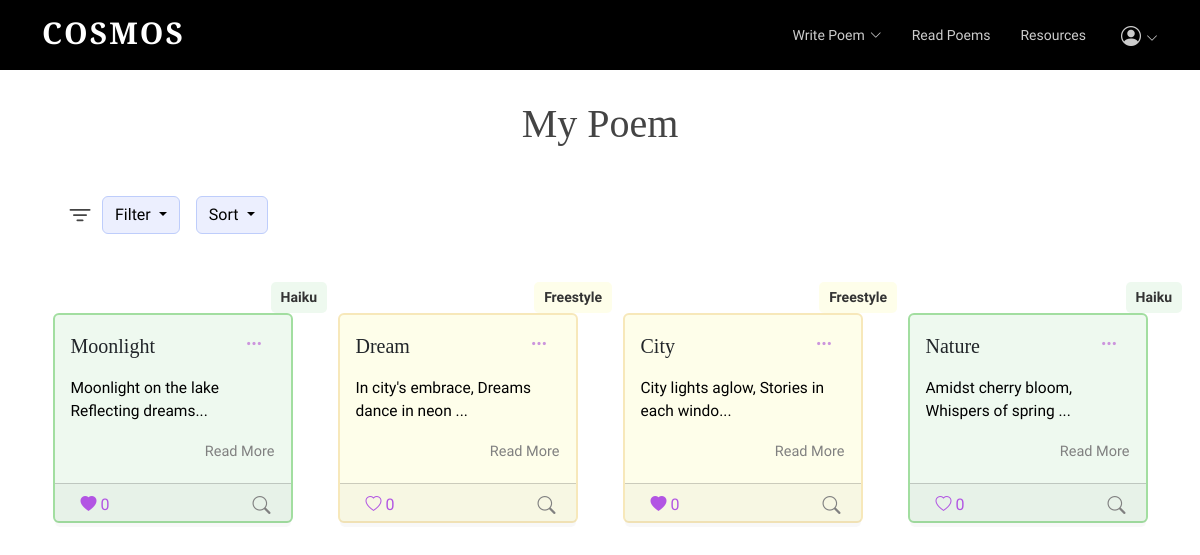
Page /mypage (signed in) on the committed database.
### tables this page shows
CREATE TABLE "Poem" (
	"username"	TEXT,
	"content"	TEXT,
	"date"	TEXT,
	"title"	TEXT,
	"type"	TEXT
, "id"	INTEGER, "numLikes"	INTEGER, "sentiment"	INTEGER, "iamb"	INTEGER);

### app.py (the view)
@app.route('/mypage', methods=['GET']) # / => main homepage; decorator
def mypage(): #index func calls render_template, showing login.html on website
	isLogin = False
	if request.method == "POST":
		pass
	else:
		conn = sqlite3.connect('static/database.db')
		cursor = conn.cursor()
		query = """
			SELECT P.username, P.content, P.date, P.title, P.type,P.id, P.numLikes, P.iamb,
				   COALESCE(L.liked, 0) AS liked
			FROM Poem P
			LEFT JOIN Likes L ON P.id = L.poem_id AND L.username = ?
		"""
		cursor.execute(query, (session.get("username"),))
		rows = cursor.fetchall()
		usernames = []  # ["scott", "alice"]
		contents = []  # ["poem...", "poem2..."]
		dates = []  # ["2023-12-12", "2022-10-10"]
		titles = []
		types = []
		likes = []
		ids = []
		num_likes = []
		iambs = []
		for row in rows:
			usernames.append(row[0])
			contents.append(row[1])
			dates.append(row[2])
			titles.append(row[3])
			if row[4] == "free":
				types.append("Freestyle")
			else:
				types.append(row[4].title())
			likes.append(row[6])
			iambs.append(row[7])
			ids.append(row[5])
			num_likes.append(row[8])
		print("ABCCCCC",iambs)
		if "username" not in session:
			isLogin = False
			return redirect(url_for('login'))
		else:
			isLogin = True
		return render_template('mypage.html',ids=ids, usernames=usernames, contents=contents,
							   dates=dates, titles=titles, types=types, liked_status=likes, iambs=iambs,
							   num_poems=len(usernames), isLogin=isLogin, username = session["username"],num_likes=num_likes)

### templates/mypage.html (shortened to what this page needs)
<!DOCTYPE html>
<html lang="en">
  <head>
    <link href="../static/vendor/aos/aos.css" rel="stylesheet">
    <link href="../static/vendor/bootstrap/css/bootstrap.min.css" rel="stylesheet">
    <link href="../static/vendor/bootstrap-icons/bootstrap-icons.css" rel="stylesheet">
    <link href="../static/vendor/boxicons/css/boxicons.min.css" rel="stylesheet">
    <link href="../static/vendor/glightbox/css/glightbox.min.css" rel="stylesheet">
    <link href="../static/vendor/swiper/swiper-bundle.min.css" rel="stylesheet">
    <link href="../static/css/style.css" rel="stylesheet">
  </head>
  <body>
 <header id="header" class="fixed-top d-flex align-items-center">
    <div class="container d-flex justify-content-between">
      <div class="logo">
        <h1><a href="{{url_for('index')}}">Cosmos</a></h1>
      </div>
      <nav id="navbar" class="navbar">
        <ul>
          <li class="dropdown"><a href="{{url_for('bwrite')}}"><span>Write Poem</span> <i class="bi bi-chevron-down"></i></a>
          </li>
          <li><a class="nav-link scrollto" href="{{url_for('board')}}">Read Poems</a></li>
          <li><a class="nav-link scrollto" href="{{url_for('tube')}}">Resources</a></li>
          {% if isLogin %}
            <li class="dropdown myppp">
              <a  class="color-white"><span><i class="bi bi-person-circle large-icon"></i></span> <i class="bi bi-chevron-down"></i></a>
            </li>
          {% else %}
            <li><a class="nav-link scrollto" href="{{url_for('login')}}">Login</a></li>
          {% endif %}
        </ul>
      </nav>
    </div>
  </header>
      <main>
        <div class="container stat-mt">
          <h1 class="mb-5 text-center">My Poem</h1>
  <div class="d-flex">
      <i class="bi bi-filter ms-5 ms-md-4 me-2 bigbigicon"></i>
<div class="dropdown me-3">
  <button class="btn btn-secondary dropdown-toggle" type="button" id="filterMenuButton" data-bs-toggle="dropdown" aria-expanded="false">
    Filter
  </button>
</div>
<div class="dropdown">
  <button class="btn btn-secondary dropdown-toggle" type="button" id="sortMenuButton" data-bs-toggle="dropdown" aria-expanded="false">
    Sort
  </button>
</div>
  </div>
          <div class="row poem-container">
              {% set counter = 0 %}
 {% for i in range(num_poems) %}
          {% if username == usernames[i] %}
              {% set counter = counter + 1 %}
         {% if counter < 4 %}
         <div class="col-md-6 col-lg-3 poem-item filter-{{types[i]}} mt-3 mt-md-4" data-title="{{titles[i]}}" data-date="{{dates[i][0:10]}}" data-type="{{types[i]}}"data-poem-id="{{ ids[i] }}"data-likes ="{{ num_likes[i] }}">
         <div class="poem-tags text-end me-3">
            {% if types[i] == "Acrostic" %}
            <span class="taga">{{types[i]}}</span>
            {% elif types[i] == "Freestyle" %}
            <span class="tagf">{{types[i]}}</span>
            {% elif types[i] == "Sonnet" %}
            <span class="tags">{{types[i]}}</span>
            {% else %}
            <span class="tagh">{{types[i]}}</span>
            {% endif %}
         </div>
            {% endif %}
            {% if types[i] == "Acrostic" %}
            <div class="card poem-card mx-auto poem-card-h" style="width: 18rem;">
               {% elif types[i] == "Freestyle" %}
               <div class="card poem-card mx-auto poem-card-f" style="width: 18rem;">
                  {% elif types[i] == "Sonnet" %}
                  <div class="card poem-card mx-auto poem-card-s" style="width: 18rem;">
                     {% else %}
                     <div class="card poem-card mx-auto" style="width: 18rem;">
                        {% endif %}
                        <div class="card-body">
                           <div class="d-flex justify-content-between align-items-center mb-2">
                              {% if titles[i]|length < 11 %}
                              {% if iambs[i] == 1 %}
                              <h5 class="card-title"><span class="title">{{titles[i]}} (I)- </span> </h5>
                              {% else %}
                              <h5 class="card-title"><span class="title">{{titles[i]}} </span> </h5>
                              {% endif %}
                              {% else %}
                              {% if iambs[i] == 1 %}
                              <h5 class="card-title"><span class="title">{{titles[i][0:11]}} (I)... </span>  </h5>
                              {% else %}
                              <h5 class="card-title"><span class="title">{{titles[i][0:11]}}... </span>  </h5>
                              {% endif %}
                              {% endif %}
<div class="btn-group">
    <button type="button" class="btn btn-outline-primary dropdown-toggle border-0 bg-transparent custom-size" data-bs-toggle="dropdown" aria-expanded="false">
<i class="bi bi-three-dots icon-nudge-up"></i>
    </button>
</div>
                           </div>
                           {% if contents[i][:45]|length < 25 %}
                           <p class="card-text mytext">{{contents[i][0:40]}} ...</p>
                           <br>
                           {% else %}
                           <p class="card-text mytext">{{contents[i][0:40]}}...</p>
                           {% endif %}
                           <div class="text-end">
                              <a class="card-link text-right" data-bs-toggle="modal" data-bs-target="#poemModal" data-poem-id="{{ ids[i] }}" data-title="{{titles[i]}}" data-type="{{types[i]}}" data-username="{{usernames[i]}}" data-date="{{dates[i][0:10]}}" data-content="{{contents[i]}}">
                              Read More
                              </a>
                           </div>
                        </div>
                        <div class="card-footer d-flex justify-content-between mt-1 mb-5">
                            <div class="like-button-container ms-1">
                                {% if liked_status[i] == 1 %}
                                <button class="like-button btn-like" data-poem-id="{{ ids[i] }}" data-username="{{ usernames[i] }}" data-liked="{{ liked_status[i] }}" data-likes ="{{ num_likes[i] }}">
                                    <i class="bi bi-heart-fill"></i>
                                    <span class="like-count">{{ num_likes[i] }}</span>
                                </button>
                                {% else %}
                                <button class="like-button" data-poem-id="{{ ids[i] }}" data-username="{{ usernames[i] }}" data-liked="{{ liked_status[i] }}" data-likes ="{{ num_likes[i] }}">
                                    <i class="bi bi-heart"></i>
                                    <span class="like-count">{{ num_likes[i] }}</span>
                                </button>
                                {% endif %}
                            </div>
                           <a class="smb2 me-1"data-bs-html="true" data-bs-toggle="tooltip" data-bs-placement="top" title="Author: {{usernames[i]}} <br> Date: {{dates[i][0:10]}}">
                                <i class="bi bi-search"></i>
                            </a>
                        </div>
                     </div>
                  </div>
                   {% endif %}
                  {% endfor %}
                  </div>
        </div>
</main>
  </body>
</html>

### static/css/style.css (style rules this page uses)
html, body { font-family: 'Nanum Myeongjo', serif !important; }
.large-icon { font-size: 20px !important; }
body { color: #444444; }
a { color: #1bac91; text-decoration: none; }
h1, h2, h3, h4, h5, h6 { font-family: 'Cormorant Garamond', serif; }
#header { height: 70px; transition: all 0.5s; z-index: 997; background: #000; }
#header .logo h1 { font-size: 30px; margin: 0; margin-top: 3px; padding: 6px 0; line-height: 1; font-weight: 700; letter-spacing: 2px; text-transform: uppercase; }
#header .logo h1 a, #header .logo h1 a:hover { color: #fff; text-decoration: none; }
.navbar { padding: 0; }
.navbar ul { margin: 0; padding: 0; display: flex; list-style: none; align-items: center; }
.navbar li { position: relative; }
.navbar>ul>li+li { margin-left: 30px; }
.navbar a, .navbar a:focus { display: flex; align-items: center; justify-content: space-between; padding: 12px 0; font-size: 14px; font-family: "Raleway", sans-serif; color: rgba(255, 255, 255, 0.8); white-space: nowrap; transition: 0.3s; position: relative; }
.navbar a i, .navbar a:focus i { font-size: 12px; line-height: 0; margin-left: 5px; }
.navbar>ul>li>a:before { content: ""; position: absolute; width: 100%; height: 2px; bottom: 3px; left: 0; background-color: #A2AFF6; visibility: hidden; width: 0px; transition: all 0.3s ease-in-out 0s; }
.btn-outline-primary.dropdown-toggle::after { display: none; }
.icon-nudge-up { position: relative; top: -5px; }
.custom-size { font-size: 17px; }
body p { color: black; font-family: 'Nanum Myeongjo', serif; }
body a { color: gray; }
body { margin: 0; }
.btn-outline-primary { color: #CC95DD !important; }
.smb2 { font-size:18px; }
.myppp { margin-top:5px; }
.bigbigicon { font-size: 28px !important; }
.btn-secondary { background-color:#ECEFFE !important; border: 1px solid #BECDFB !important; color: black !important; }
.card-link { cursor:pointer; font-size: 14.5px; }
.like-button { font-size:16px; }
.like-button { background-color: transparent !important; color:#B255E3 !important; border: none !important; }
.poem-card { height: 210px; background-color:rgba(198, 235, 202, 0.3); border: 2px solid #A2DEA0; transition: transform 0.3s ease-in-out; }
.poem-card-f { background-color: rgba(252, 252, 202, 0.4) !important; border: 2px solid #F7E8BA !important; }
.stat-mt { margin-top: 100px; }
.mytext { font-size:15.5px !important; }
@media (min-width: 990px) and (max-width: 1200px) { .poem-card { width: 15rem !important; } }
.poem-tags { margin-top: 10px; }
.tagf { display: inline-block; background-color: rgba(252, 252, 202, 0.4) !important; border-radius: 5px; padding: 5px 10px; margin-right: -8 px; font-weight: 700; margin-top: 10px; font-size: 14px; color: #333; }
.tagh { display: inline-block; background-color: rgba(198, 235, 202, 0.3) !important; border-radius: 5px; padding: 5px 10px; font-weight: 700; margin-right: -8px; margin-top: 10px; font-size: 14px; color: #333; }
@media (max-width: 1400px) { .tagh,.tags,.tagf,.taga { margin-right: -26px; } }
@media (max-width: 1200px) { .tagh,.tags,.tagf,.taga { margin-right: -40px; } }
.color-white { color:white; }

### rows in the picture
Poem: title "Moonlight", content "Moonlight on the lake Reflecting dreams"
Poem: title "Dream", content "In city's embrace, Dreams dance in neon"
Poem: title "City", content "City lights aglow, Stories in each windo"
Poem: title "Nature", content "Amidst cherry bloom, Whispers of spring"

### other values in the picture
{{ types[i] }} "Haiku" "Haiku"
{{ num_likes[i] }} "0" "0"
{{ types[i] }} "Freestyle" "Freestyle"
